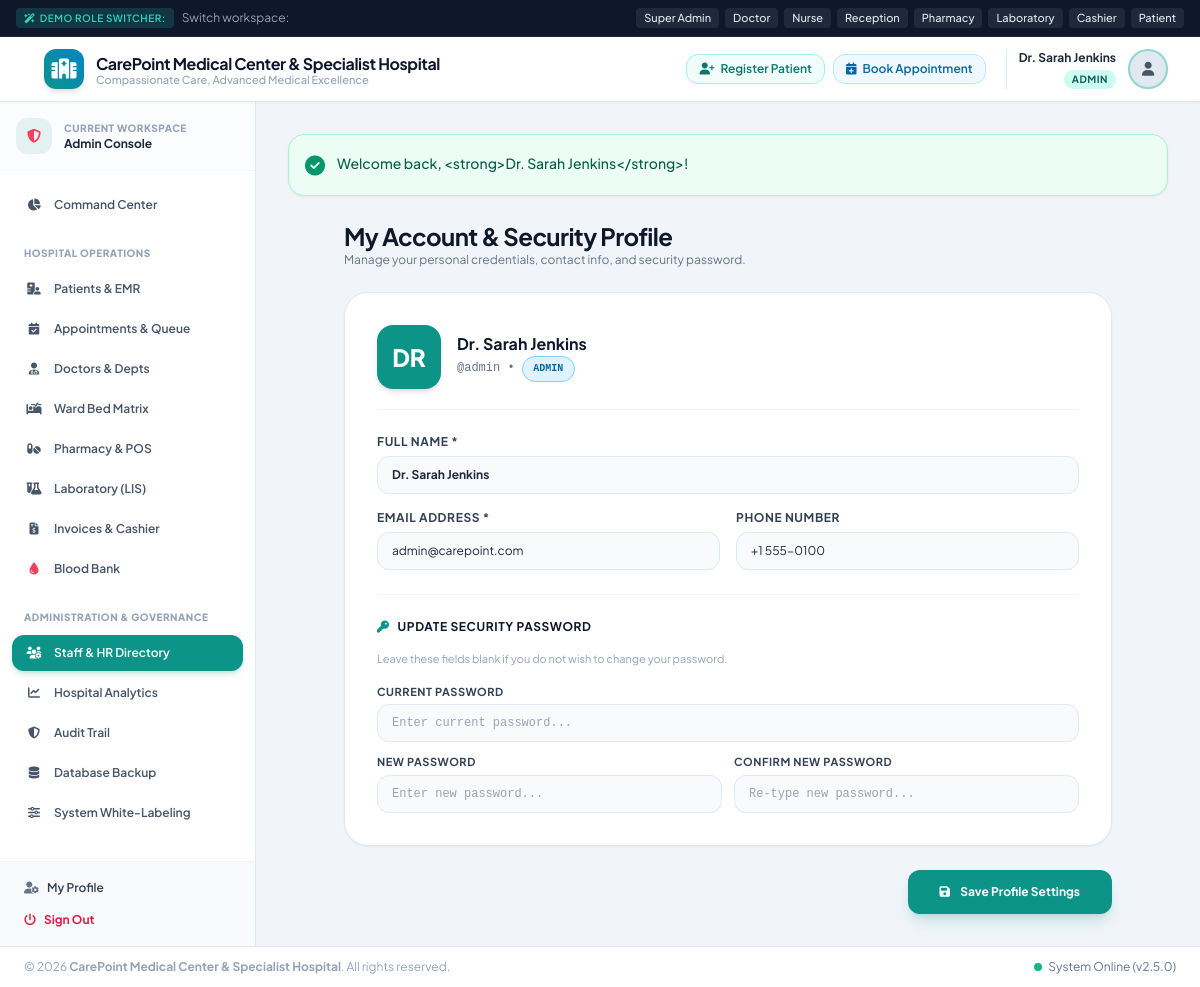
Page /modules/users/profile.php (signed in) on the committed database.
### tables this page shows
CREATE TABLE IF NOT EXISTS `users` (
  `id` INT AUTO_INCREMENT PRIMARY KEY,
  `username` VARCHAR(60) NOT NULL UNIQUE,
  `password_hash` VARCHAR(255) NOT NULL,
  `full_name` VARCHAR(150) NOT NULL,
  `email` VARCHAR(120) NOT NULL UNIQUE,
  `phone` VARCHAR(30) NULL,
  `role` ENUM('admin', 'doctor', 'nurse', 'receptionist', 'pharmacist', 'lab_tech', 'accountant', 'patient') NOT NULL DEFAULT 'patient',
  `avatar` VARCHAR(255) NULL,
  `status` ENUM('active', 'inactive', 'suspended') NOT NULL DEFAULT 'active',
  `created_at` TIMESTAMP DEFAULT CURRENT_TIMESTAMP,
  `updated_at` TIMESTAMP DEFAULT CURRENT_TIMESTAMP ON UPDATE CURRENT_TIMESTAMP
);

### config/helpers.php (called while the page is built, shortened)
<?php
function e(?string $string): string {
    return htmlspecialchars($string ?? '', ENT_QUOTES, 'UTF-8');
}

### modules/users/profile.php (the view, shortened to what this page needs)
<?php
require_once __DIR__ . '/../../includes/header.php';
$pdo = Database::getConnection();
$userId = (int)currentUser()['id'];
$stmt = $pdo->prepare("SELECT * FROM users WHERE id = ?");
$stmt->execute([$userId]);
$user = $stmt->fetch();
?>
<div class="max-w-3xl mx-auto space-y-6">
    <div>
        <h1 class="text-2xl font-bold text-slate-900 tracking-tight">My Account & Security Profile</h1>
        <p class="text-xs text-slate-500">Manage your personal credentials, contact info, and security password.</p>
    </div>
    <form method="POST" action="" class="space-y-6">
        <div class="bg-white rounded-3xl p-6 sm:p-8 border border-slate-200 shadow-sm space-y-6">
            <div class="flex items-center space-x-4 border-b border-slate-100 pb-5">
                <div class="w-16 h-16 rounded-2xl bg-teal-600 text-white flex items-center justify-center text-2xl font-black shadow-md">
                    <?= strtoupper(substr($user['full_name'], 0, 2)) ?>
                </div>
                <div>
                    <h3 class="text-base font-bold text-slate-900"><?= e($user['full_name']) ?></h3>
                    <p class="text-xs text-slate-500 font-mono">@<?= e($user['username']) ?> &bull; <span class="badge badge-primary text-[10px]"><?= strtoupper(e($user['role'])) ?></span></p>
                </div>
            </div>
            <div class="grid grid-cols-1 sm:grid-cols-2 gap-4">
                <div class="sm:col-span-2">
                    <label class="block text-xs font-bold text-slate-700 uppercase tracking-wider mb-1.5">Full Name *</label>
                    <input type="text" name="full_name" value="<?= e($user['full_name']) ?>" required class="w-full px-3.5 py-2.5 bg-slate-50 border border-slate-200 rounded-xl text-xs font-bold focus:ring-2 focus:ring-teal-500 focus:bg-white focus:outline-none">
                </div>
                <div>
                    <label class="block text-xs font-bold text-slate-700 uppercase tracking-wider mb-1.5">Email Address *</label>
                    <input type="email" name="email" value="<?= e($user['email']) ?>" required class="w-full px-3.5 py-2.5 bg-slate-50 border border-slate-200 rounded-xl text-xs focus:ring-2 focus:ring-teal-500 focus:bg-white focus:outline-none">
                </div>
                <div>
                    <label class="block text-xs font-bold text-slate-700 uppercase tracking-wider mb-1.5">Phone Number</label>
                    <input type="tel" name="phone" value="<?= e($user['phone']) ?>" class="w-full px-3.5 py-2.5 bg-slate-50 border border-slate-200 rounded-xl text-xs focus:ring-2 focus:ring-teal-500 focus:bg-white focus:outline-none">
                </div>
            </div>
            <div class="pt-6 border-t border-slate-100 space-y-4">
                <h4 class="text-xs font-bold text-slate-900 uppercase tracking-wider flex items-center">
                    <i class="fa-solid fa-key text-teal-600 mr-2"></i> Update Security Password
                </h4>
                <p class="text-[11px] text-slate-400">Leave these fields blank if you do not wish to change your password.</p>
                <div class="space-y-3">
                    <div>
                        <label class="block text-[11px] font-bold text-slate-700 uppercase tracking-wider mb-1">Current Password</label>
                        <input type="password" name="current_password" placeholder="Enter current password..." class="w-full px-3.5 py-2.5 bg-slate-50 border border-slate-200 rounded-xl text-xs font-mono focus:ring-2 focus:ring-teal-500 focus:bg-white focus:outline-none">
                    </div>
                    <div class="grid grid-cols-1 sm:grid-cols-2 gap-3">
                        <div>
                            <label class="block text-[11px] font-bold text-slate-700 uppercase tracking-wider mb-1">New Password</label>
                            <input type="password" name="new_password" placeholder="Enter new password..." class="w-full px-3.5 py-2.5 bg-slate-50 border border-slate-200 rounded-xl text-xs font-mono focus:ring-2 focus:ring-teal-500 focus:bg-white focus:outline-none">
                        </div>
                        <div>
                            <label class="block text-[11px] font-bold text-slate-700 uppercase tracking-wider mb-1">Confirm New Password</label>
                            <input type="password" name="confirm_password" placeholder="Re-type new password..." class="w-full px-3.5 py-2.5 bg-slate-50 border border-slate-200 rounded-xl text-xs font-mono focus:ring-2 focus:ring-teal-500 focus:bg-white focus:outline-none">
                        </div>
                    </div>
                </div>
            </div>
        </div>
        <div class="flex items-center justify-end space-x-3">
            <button type="submit" class="px-8 py-3.5 rounded-xl bg-teal-600 hover:bg-teal-700 text-white text-xs font-bold shadow-lg shadow-teal-600/20 transition transform hover:-translate-y-0.5">
                <i class="fa-solid fa-floppy-disk mr-2"></i> Save Profile Settings
            </button>
        </div>
    </form>
</div>
<?php require_once __DIR__ . '/../../includes/footer.php'; ?>

### assets/css/style.css (style rules this page uses)
body { font-family: 'Plus Jakarta Sans', -apple-system, BlinkMacSystemFont, "Segoe UI", Roboto, sans-serif; color: #1e293b; background-color: #f8fafc; }
.badge { display: inline-flex; align-items: center; padding: 0.25rem 0.65rem; font-size: 0.75rem; font-weight: 600; border-radius: 9999px; }
.badge-primary { background-color: #e0f2fe; color: #0369a1; border: 1px solid #7dd3fc; }

### rows in the picture
users: full_name "DR", full_name "Dr. Sarah Jenkins", username "admin", role "ADMIN", email "admin@carepoint.com", phone "+1 555-0100"

### other values in the picture
$hospitalName "CarePoint Medical Center & Specialist Hospital"
$hospitalTagline "Compassionate Care, Advanced Medical Excellence"
$user['name'] "Dr. Sarah Jenkins"
$user['role'] "ADMIN"
$userRole "Admin"
$flash['message'] "Welcome back, <strong>Dr. Sarah Jenkins</strong>!"
getSetting('hospital_name', DEFAULT_HOSPITAL_NAME) "CarePoint Medical Center & Specialist Hospital"
APP_VERSION "2.5.0"
